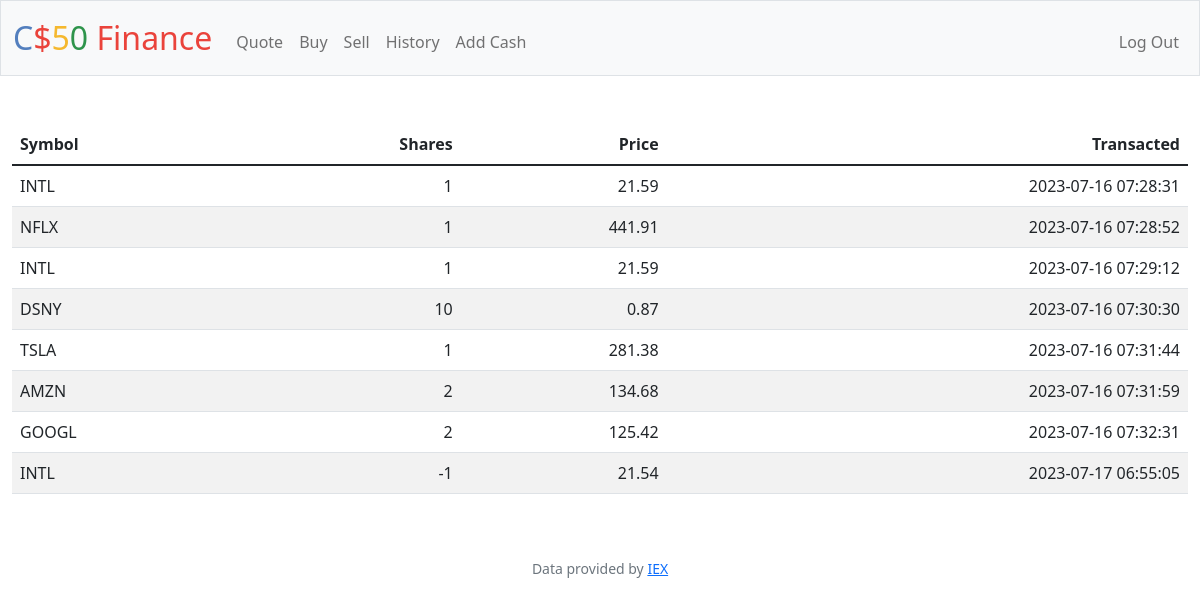
The page /history (signed in) on the database its author committed.
### tables this page shows
CREATE TABLE 'transactions' ('id' INTEGER PRIMARY KEY AUTOINCREMENT NOT NULL, 'user_id' INTEGER, 'symbol' TEXT, 'shares' INTEGER, 'price' REAL, 'date' DATETIME, name text);

### app.py (the view)
@app.route("/history")
@login_required
def history():
    user_id = session["user_id"]
    portfolio = db.execute("SELECT symbol, shares, price, date FROM transactions WHERE user_id=?", user_id)
    return render_template("history.html", portfolio=portfolio)

### app.py (called while the page is built)
@app.after_request
def after_request(response):
    response.headers["Cache-Control"] = "no-cache, no-store, must-revalidate"
    response.headers["Expires"] = 0
    response.headers["Pragma"] = "no-cache"
    return response

### helpers.py (called while the page is built)
def login_required(f):
    @wraps(f)
    def decorated_function(*args, **kwargs):
        if session.get("user_id") is None:
            return redirect("/login")
        return f(*args, **kwargs)
    return decorated_function

### templates/history.html (shortened to what this page needs)
{% extends "layout.html" %}
{% block main %}
<table class =  table>
    <thead>
        <tr>
            <th class="text-start" scope ="col">Symbol</th>
            <th class="text-end" scope = "col">Shares</th>
            <th class="text-end" scope = "col">Price</th>
            <th class="text-end" scope = "col">Transacted</th>
        </tr>
    </thead>
   <tbody>
        {% for row in portfolio %}
        <tr>
            <td class="text-start"> {{ row["symbol"] }} </td>
            <td class="text-end"> {{ row["shares"] }} </td>
            <td class="text-end"> {{ row["price"] }} </td>
            <td class="text-end"> {{ row["date"] }} </td>
        </tr>
        {% endfor %}
    </tbody>
</table>
{% endblock %}

### templates/layout.html (shortened to what this page needs)
<!DOCTYPE html>
<html lang="en">
    <head>
        <link href="https://cdn.jsdelivr.net/npm/bootstrap@5.1.3/dist/css/bootstrap.min.css" rel="stylesheet">
        <link href="/static/styles.css" rel="stylesheet">
    </head>
    <body>
        <nav class="bg-light border navbar navbar-expand-md navbar-light">
            <div class="container-fluid">
                <a class="navbar-brand" href="/"><span class="blue">C</span><span class="red">$</span><span class="yellow">5</span><span class="green">0</span> <span class="red">Finance</span></a>
                <div class="collapse navbar-collapse" id="navbar">
                    {% if session["user_id"] %}
                        <ul class="navbar-nav me-auto mt-2">
                            <li class="nav-item"><a class="nav-link" href="/quote">Quote</a></li>
                            <li class="nav-item"><a class="nav-link" href="/buy">Buy</a></li>
                            <li class="nav-item"><a class="nav-link" href="/sell">Sell</a></li>
                            <li class="nav-item"><a class="nav-link" href="/history">History</a></li>
                            <li class="nav-item"><a class="nav-link" href="/addcash">Add Cash</a></li>
                        </ul>
                        <ul class="navbar-nav ms-auto mt-2">
                            <li class="nav-item"><a class="nav-link" href="/logout">Log Out</a></li>
                        </ul>
                    {% else %}
                        <ul class="navbar-nav ms-auto mt-2">
                            <li class="nav-item"><a class="nav-link" href="/register">Register</a></li>
                            <li class="nav-item"><a class="nav-link" href="/login">Log In</a></li>
                        </ul>
                    {% endif %}
                </div>
            </div>
        </nav>
        <main class="container-fluid py-5 text-center">
            {% block main %}{% endblock %}
        </main>
        <footer class="mb-5 small text-center text-muted">
            Data provided by <a href="https://iexcloud.io/">IEX</a>
        </footer>
    </body>
</html>

### static/styles.css (style rules this page uses)
nav .navbar-brand { font-size: xx-large; }
nav .navbar-brand .blue { color: #537fbe; }
nav .navbar-brand .red { color: #ea433b; }
nav .navbar-brand .yellow { color: #f5b82e; }
nav .navbar-brand .green { color: #2e944b; }
tr:nth-child(even) { background-color: #f2f2f2; }

### rows shown on the page
transactions: symbol "INTL", shares "1", price "21.59", date "2023-07-16 07:28:31"
transactions: symbol "NFLX", shares "1", price "441.91", date "2023-07-16 07:28:52"
transactions: symbol "INTL", shares "1", price "21.59", date "2023-07-16 07:29:12"
transactions: symbol "DSNY", shares "10", price "0.87", date "2023-07-16 07:30:30"
transactions: symbol "TSLA", shares "1", price "281.38", date "2023-07-16 07:31:44"
transactions: symbol "AMZN", shares "2", price "134.68", date "2023-07-16 07:31:59"
transactions: symbol "GOOGL", shares "2", price "125.42", date "2023-07-16 07:32:31"
transactions: symbol "INTL", shares "-1", price "21.54", date "2023-07-17 06:55:05"
